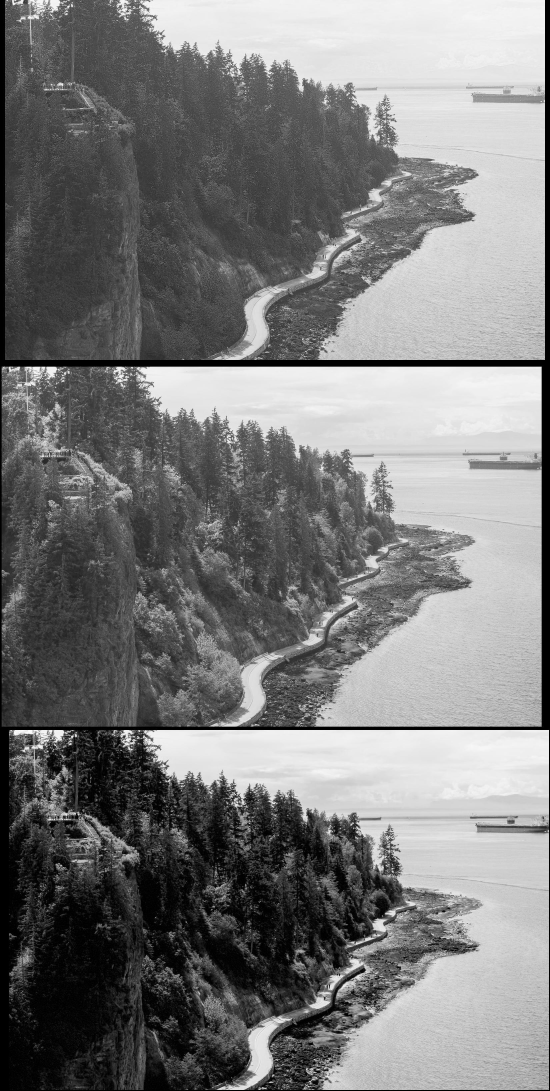
#> input picture tableau/vancouver_tableau.jpg, 1650 x 3273 px, found by its file name (shown at 1/3 size)
$ python main.py
#> lines starting #> are read from the running program, lines starting #| are printed output that depends on the picture
import os
import cv2
import numpy as np
import matplotlib; matplotlib.use('TkAgg')
import matplotlib.pyplot as plt

from util import generate_gif, renderCube


# [41 lines left out: functions rotX, rotY, part1, not called in this run]


def split_triptych(trip):
    """
    Split a triptych into thirds
    Input:  trip: a triptych (H x W matrix)
    Output: R, G, B martices
    """
    R, G, B = None, None, None
    # TODO: Split a triptych into thirds and
    image = plt.imread(trip);
#> image is the input picture: shape (3273, 1650); min 0, max 255, mean 122.5
    R = image[int(2*image.shape[0]/3):image.shape[0], :]
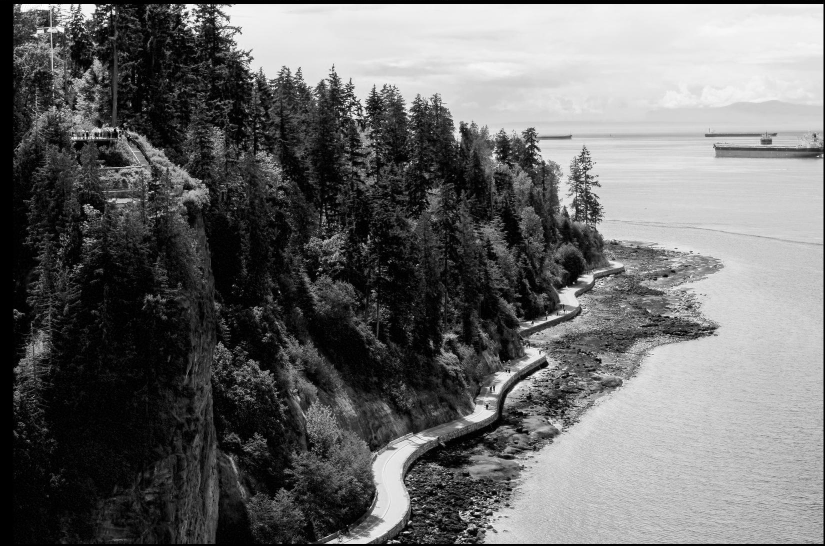
#> R: shape (1091, 1650) (shown at 1/2 size); min 0, max 255, mean 105.5
    print(R.shape)
#| (1091, 1650)
    G = image[int(image.shape[0]/3):int(2*image.shape[0]/3), :]
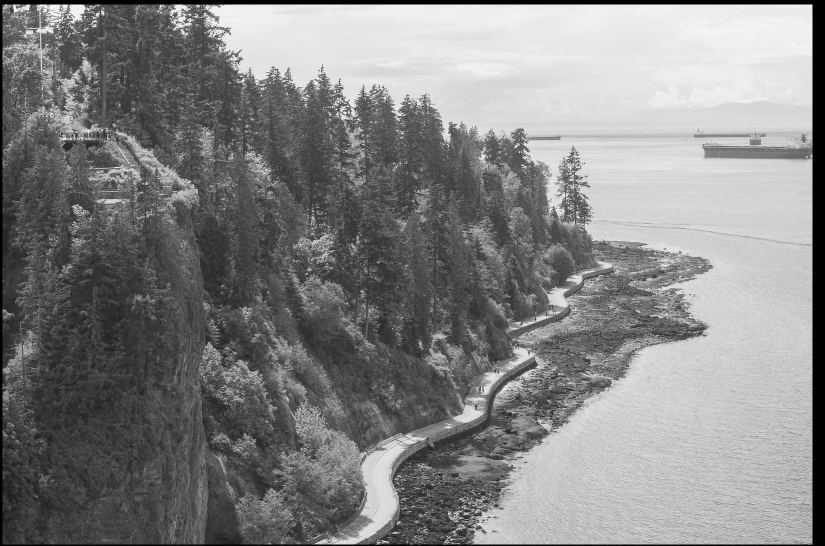
#> G: shape (1091, 1650) (shown at 1/2 size); min 0, max 255, mean 131.5
    print(G.shape)
#| (1091, 1650)
    B = image[0:int(image.shape[0]/3), :]
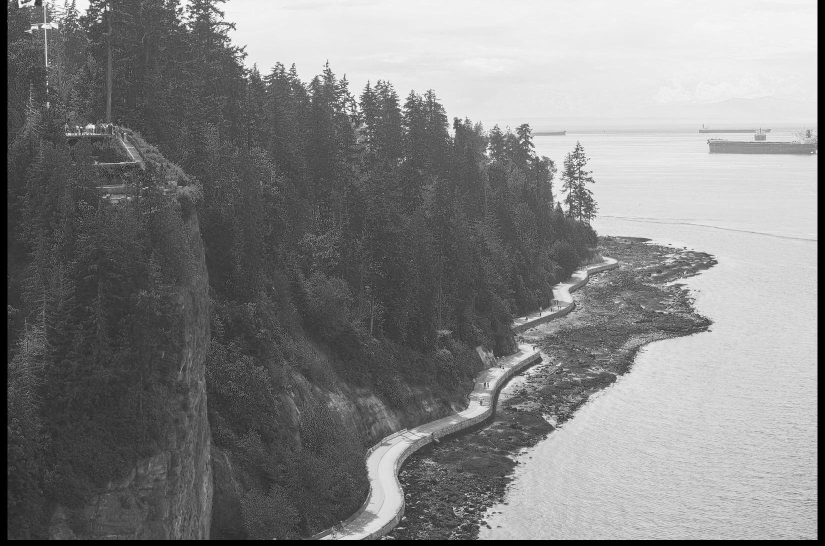
#> B: shape (1091, 1650) (shown at 1/2 size); min 0, max 255, mean 130.5
    print(B.shape)
#| (1091, 1650)
    return R, G, B


# [89 lines left out: functions normalized_cross_correlation, best_offset, align_and_combine, pyramid_align, not called in this run]


def part2():
    # TODO: Solution for Q2
    # Task 1: Generate a colour image by splitting
    # the triptych image and save it
    R, G, B = split_triptych('/Users/shauryagunderia/downloads/eecs442/hw1/tableau/vancouver_tableau.jpg')
    #plt.imsave('color.jpg', np.stack((R,G,B), axis=2))
    # Task 2: Remove misalignment in the colour channels
    # by calculating best offset
    #plt.imsave('color.jpg', align_and_combine(R=R, G=G, B=B, metric = normalized_cross_correlation))
    # Task 3: Pyramid alignment
#> (the run stopped early here; a loop or call above may not have finished)

$ run again, with tableau/efros_tableau.jpg copied over tableau/vancouver_tableau.jpg
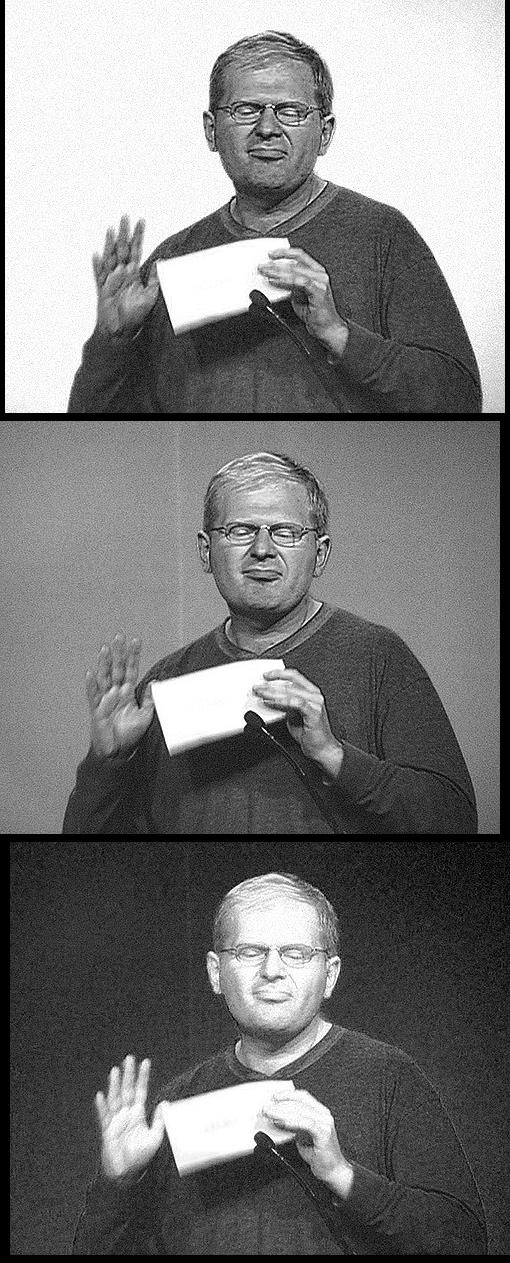
#> input picture tableau/efros_tableau.jpg, 510 x 1263 px, found by its file name
#> in split_triptych, image is the input picture: shape (1263, 510); min 0, max 255, mean 122.4
#| (421, 510)
#> in split_triptych, `G = image[int(image.shape[0]/3):int(2*image.shape[0]/3), :]`:
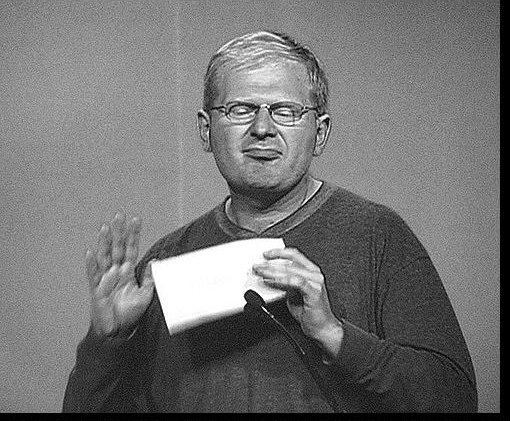
#> G: shape (421, 510); min 0, max 255, mean 115.4
#| (421, 510)
#> in split_triptych, `B = image[0:int(image.shape[0]/3), :]`:
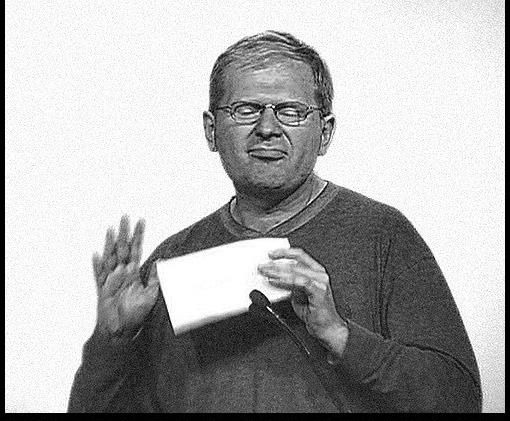
#> B: shape (421, 510); min 0, max 255, mean 174.6
#| (421, 510)

$ run again, with tableau/seoul_tableau.jpg copied over tableau/vancouver_tableau.jpg
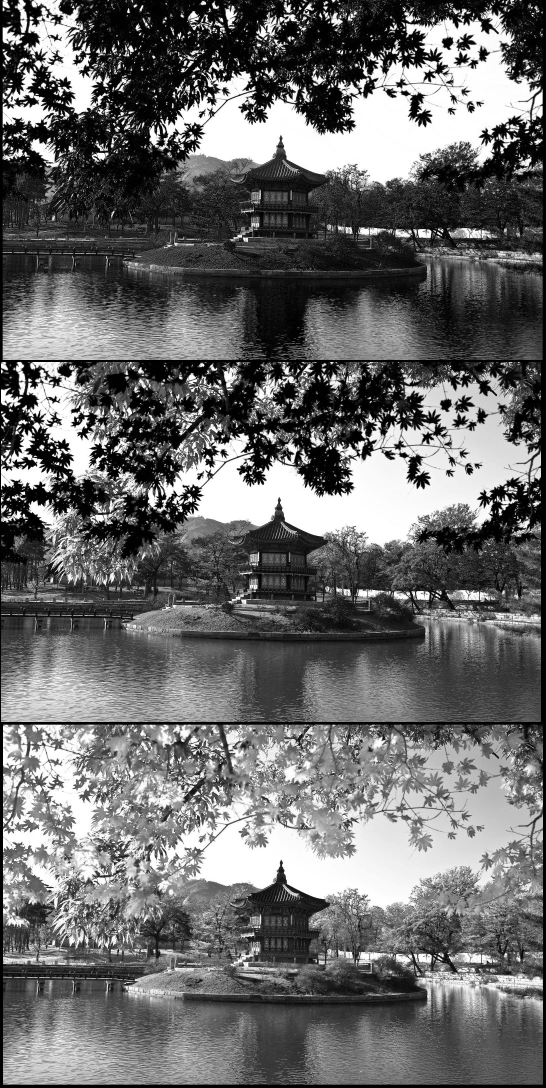
#> input picture tableau/seoul_tableau.jpg, 1636 x 3264 px, found by its file name (shown at 1/3 size)
#> in split_triptych, image is the input picture: shape (3264, 1636); min 0, max 255, mean 107.6
#| (1088, 1636)
#> in split_triptych, `G = image[int(image.shape[0]/3):int(2*image.shape[0]/3), :]`:
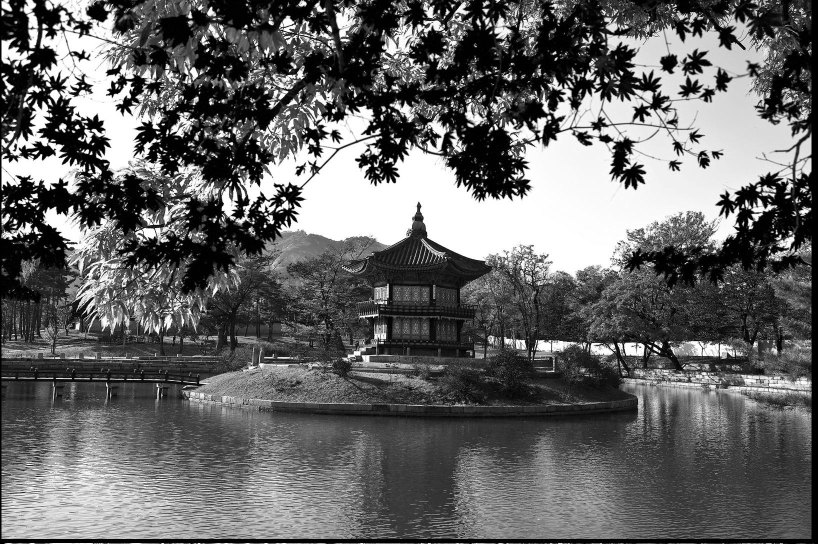
#> G: shape (1088, 1636) (shown at 1/2 size); min 0, max 255, mean 102
#| (1088, 1636)
#> in split_triptych, `B = image[0:int(image.shape[0]/3), :]`:
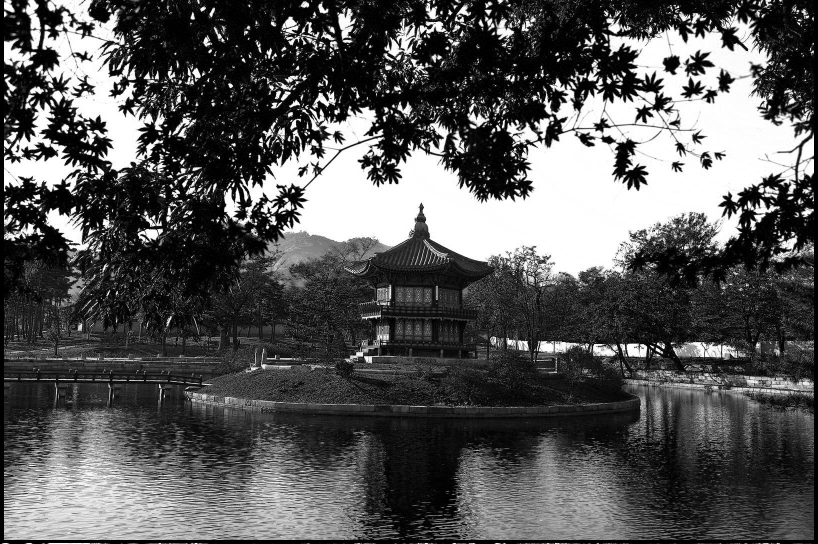
#> B: shape (1088, 1636) (shown at 1/2 size); min 0, max 255, mean 87.3
#| (1088, 1636)
